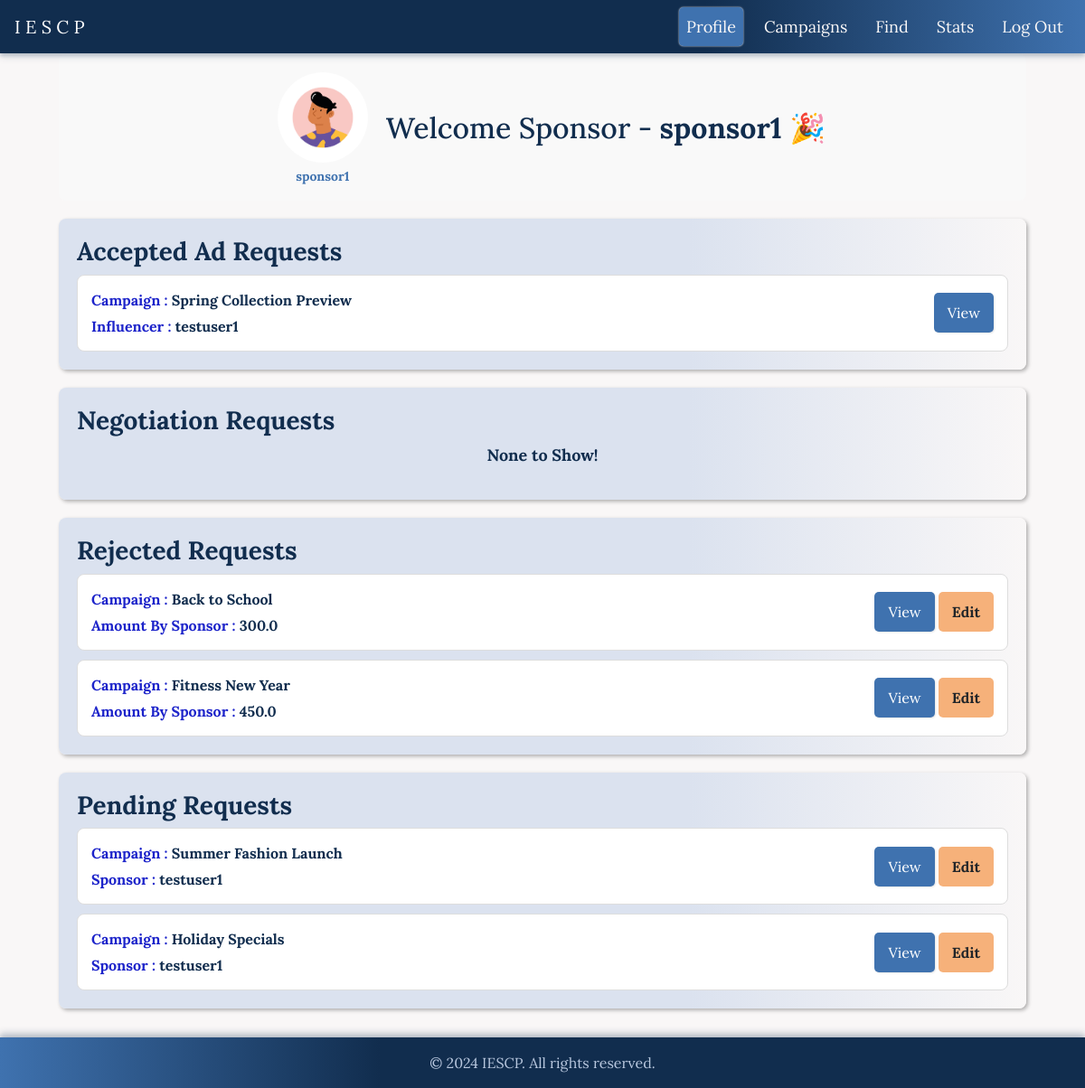
/sponsor/dashboard (signed in), run on an earlier commit of the app's database.
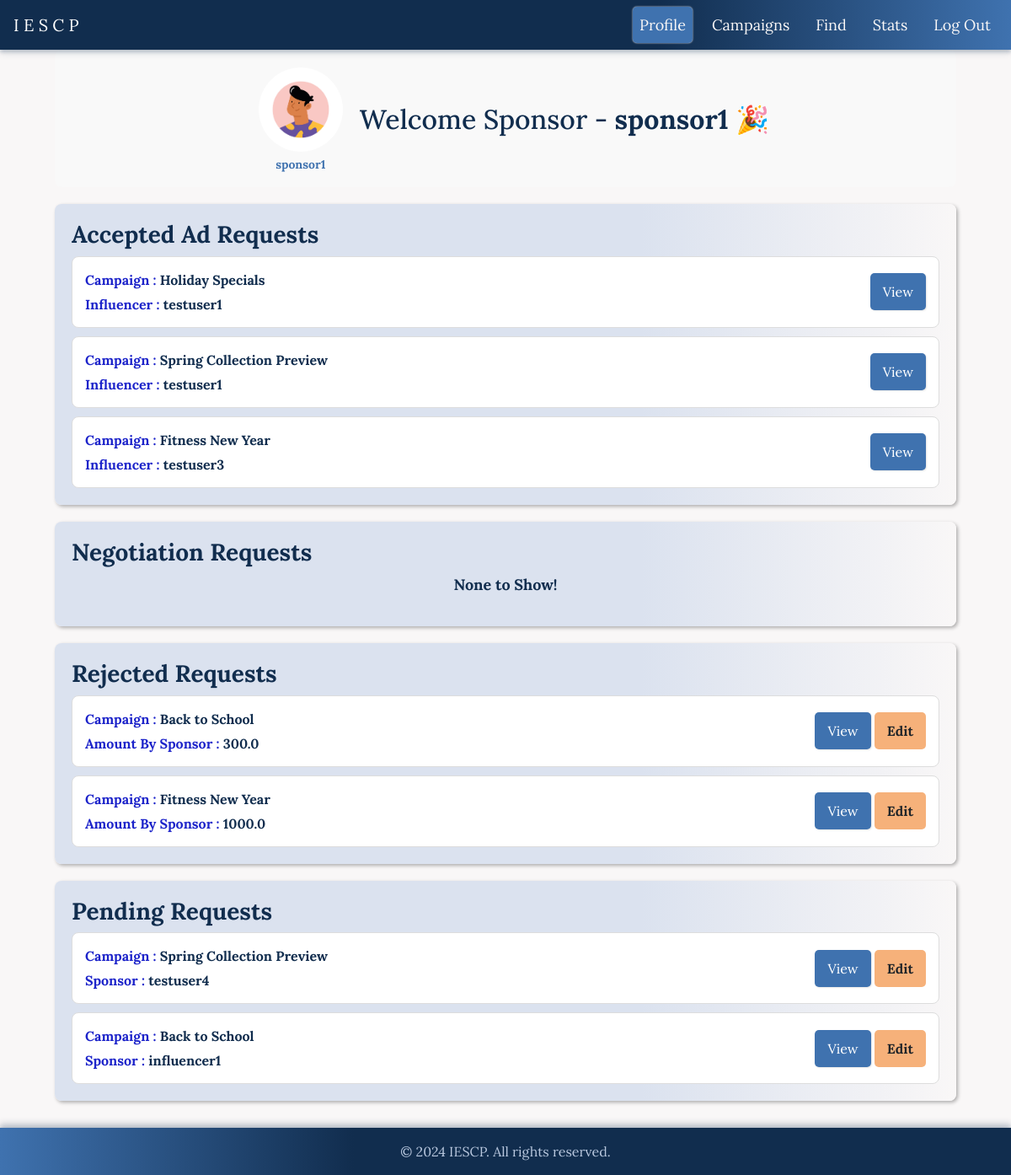
And on a later commit of the database.
### app/models.py (models this page shows, shortened)
class AdRequest(db.Model):
    id = db.Column(db.Integer, primary_key=True)
    campaign_id = db.Column(db.Integer, db.ForeignKey('campaign.id'), nullable=False)
    influencer_id = db.Column(db.Integer, db.ForeignKey('user.id'), nullable=False)
    messages = db.Column(db.Text, nullable=True)
    requirements = db.Column(db.Text, nullable=False)
    payment_amount = db.Column(db.Float, nullable=False)
    status = db.Column(db.String(10), nullable=False)

class Campaign(db.Model):
    id = db.Column(db.Integer, primary_key=True)
    name = db.Column(db.String(64), nullable=False)
    description = db.Column(db.Text, nullable=False)
    start_date = db.Column(db.DateTime, default=datetime.utcnow)
    end_date = db.Column(db.DateTime)
    budget = db.Column(db.Float, nullable=False)
    visibility = db.Column(db.String(10), nullable=False)
    goals = db.Column(db.Text, nullable=False)
    sponsor_id = db.Column(db.Integer, db.ForeignKey('user.id'), nullable=False)
    ad_requests = db.relationship('AdRequest', backref='campaign', lazy=True)

class User(db.Model):
    id = db.Column(db.Integer, primary_key=True)
    username = db.Column(db.String(64), unique=True, nullable=False)
    email = db.Column(db.String(120), unique=True, nullable=False)
    password_hash = db.Column(db.String(128))
    role = db.Column(db.String(64), nullable=False)
    campaigns = db.relationship('Campaign', backref='sponsor', lazy=True)
    ad_requests = db.relationship('AdRequest', backref='influencer', lazy=True)

### app/routes.py (the view)
@app.route('/sponsor/dashboard')
def sponsor_dashboard():
    user_id = session.get('user_id')
    user = User.query.get(user_id)
    if not user or user.role != 'sponsor':
        return redirect(url_for('login'))
    negotiations = aliased(Negotiations)
    ad_requests = db.session.query(
        AdRequest,
        Campaign,
        User.username.label('influencer_name'),
        func.coalesce(negotiations.new_amount, 0.0).label('new_amount')
        ).join(
            Campaign,
            AdRequest.campaign_id == Campaign.id
        ).join(
            User,
            User.id == AdRequest.influencer_id
        ).outerjoin(
            negotiations,
            AdRequest.id == negotiations.ad_id
        ).filter(
            Campaign.sponsor_id == user_id
        ).all()
    pending_requests = []
    accepted_requests = []
    rejected_requests = []
    negotiated_requests = []
    others=[]
    for ad_request, campaign, influencer_name, new_amount in ad_requests:
        if ad_request.status in ['Accepted']:
            accepted_requests.append((ad_request, campaign, influencer_name, new_amount))
        elif ad_request.status in ['Pending']:
            pending_requests.append((ad_request, campaign, influencer_name, new_amount))
        elif ad_request.status in ['Completed']:
            rejected_requests.append((ad_request, campaign, influencer_name, new_amount))
        elif ad_request.status in ['Negotiated']:
            negotiated_requests.append((ad_request, campaign, influencer_name, new_amount))
        else:
            others.append((ad_request, campaign, influencer_name, new_amount))
    return render_template('sponsor_dashboard.html',
                           username=user.username,
                           accepted_requests=accepted_requests,
                           pending_requests=pending_requests,
                           rejected_requests=rejected_requests,
                           negotiated_requests=negotiated_requests,
                           influencer_name=influencer_name,
                           title='Sponsor Dashboard',
                           active_page='profile')

### app/templates/sponsor_dashboard.html (shortened to what the changed rows need)
{% extends "navbar_after_login.html" %}
{% block styles %}
  <link rel="stylesheet" href="{{ url_for('static', filename='/css/sponsor_dashboard.css') }}">
{% endblock %}
{% block content %}
<div class="dashboard">
    <div class="profile-section">
        <div class="welcome-text">
            <h2>Welcome Sponsor - <b>{{username}}</b> <span class="party-popper">🎉</span></h2>
        </div>
    </div>
    <div class="campaign-section">
        <div class="campaign-list">
            {% if accepted_requests %}
            {% for ad_request, campaign, influencer_name, new_amount in accepted_requests %}
                <div class="campaign-tab">
                    <div class="campaign-info">
                        <span><strong style="color:#1D24CA">Campaign : </strong> <b>{{ campaign.name }}</b></span>
                        <span><strong style="color:#1D24CA">Influencer : </strong> <b>{{ influencer_name }}</b></span>
                    </div>
                    <div class="campaign-actions">
                        <button class="btn btn-view" data-toggle="modal" data-target="#campaignModal"
                                data-campaign-name="{{ campaign.name }}"
                                data-sponsor-name="{{influencer_name}}"
                                data-campaign-description="{{ campaign.description }}"
                                data-campaign-requirements="{{ ad_request.requirements }}"
                                data-campaign-payment="{{ ad_request.payment_amount }}"
                                data-campaign-status="{{ ad_request.status }}"
                                data-campaign-messages="{{ ad_request.messages }}">View</button>
                    </div>
                </div>
                {% endfor %}
                {% else %}
                <p style="text-align: center; font-size: large; font-weight: bold;">None to Show!</p>
                {% endif %}
        </div>
    </div>
    <div class="campaign-section">
        <div class="campaign-list">
            {% if rejected_requests %}
            {% for ad_request, campaign, sponsor_name, new_amount in rejected_requests %}
                <div class="campaign-tab">
                    <div class="campaign-info">
                        <span><strong style="color:#1D24CA">Campaign : </strong> <b>{{ campaign.name }}</b></span>
                        <span><strong style="color:#1D24CA">Amount By Sponsor : </strong> <b>{{ ad_request.payment_amount }}</b></span>
                    </div>
                    <div class="campaign-actions">
                      <div id="button-container-rejected">
                        <button class="btn btn-view" data-toggle="modal" data-target="#campaignModal"
                                data-campaign-name="{{ campaign.name }}"
                                data-sponsor-name="{{sponsor_name}}"
                                data-campaign-description="{{ campaign.description }}"
                                data-campaign-requirements="{{ ad_request.requirements }}"
                                data-campaign-payment="{{ ad_request.payment_amount }}"
                                data-campaign-status="{{ ad_request.status }}"
                                data-campaign-messages="{{ ad_request.messages }}">View</button>
                        <button class="btn btn-edit"
                                data-ad-request-id="{{ ad_request.id }}"
                                data-campaign-name="test"
                                data-influencer-id="{{ ad_request.influencer_id }}"
                                data-messages="{{ ad_request.messages }}"
                                data-requirements="{{ ad_request.requirements }}"
                                data-payment-amount="{{ ad_request.payment_amount }}">Edit
                        </button>
                        </div>
                    </div>
                </div>
            {% endfor %}
            {% else %}
            <p style="text-align: center; font-size: large; font-weight: bold;">None to Show!</p>
            {% endif %}
        </div>
    </div>
    <div class="campaign-section">
        <div class="campaign-list">
            {% if pending_requests %}
            {% for ad_request, campaign, sponsor_name,new_amount in pending_requests %}
                <div class="campaign-tab">
                    <div class="campaign-info">
                        <span><strong style="color:#1D24CA">Campaign : </strong> <b>{{ campaign.name }}</b></span>
                        <span><strong style="color:#1D24CA">Sponsor : </strong> <b>{{ sponsor_name }}</b></span>
                    </div>
                    <div class="campaign-actions">
                      <div id="button-container-pending">
                        <button class="btn btn-view" data-toggle="modal" data-target="#campaignModal"
                                data-campaign-name="{{ campaign.name }}"
                                data-sponsor-name="{{sponsor_name}}"
                                data-campaign-description="{{ campaign.description }}"
                                data-campaign-requirements="{{ ad_request.requirements }}"
                                data-campaign-payment="{{ ad_request.payment_amount }}"
                                data-campaign-status="{{ ad_request.status }}"
                                data-campaign-messages="{{ ad_request.messages }}">View
                        </button>
                        <button class="btn btn-edit"
                                        data-ad-request-id="{{ ad_request.id }}"
                                        data-campaign-name="{{ campaign.name }}"
                                        data-influencer-id="{{ ad_request.influencer_id }}"
                                        data-messages="{{ ad_request.messages }}"
                                        data-requirements="{{ ad_request.requirements }}"
                                        data-payment-amount="{{ ad_request.payment_amount }}">Edit
                        </button>
                        </div>
                    </div>
                </div>
                {% endfor %}
                {% else %}
                <p style="text-align: center; font-size: large; font-weight: bold;">None to Show!</p>
                {% endif %}
        </div>
    </div>
    <br>
    <br>
</div>
{% endblock %}

What changed in the data, as far as the page shows it:
removed AdRequest: name "Summer Fashion Launch", username "testuser1", shown under "Pending Requests"
changed AdRequest "Holiday Specials": moves from the list under "Pending Requests" to the list under "Accepted Ad Requests"
added AdRequest: name "Fitness New Year", username "testuser3", shown under "Accepted Ad Requests"
changed AdRequest (number 5 of 7 on the later page): payment_amount "450.0" → "1000.0"
added AdRequest: name "Spring Collection Preview", username "testuser4", shown under "Pending Requests"
added AdRequest: name "Back to School", username "influencer1", shown under "Pending Requests"
